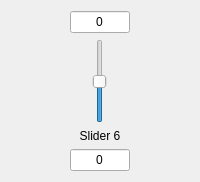
        <widget class="QWidget" name="wgt_sld_6" native="true">
         <property name="sizePolicy">
          <sizepolicy hsizetype="Minimum" vsizetype="Preferred">
           <horstretch>0</horstretch>
           <verstretch>0</verstretch>
          </sizepolicy>
         </property>
         <layout class="QGridLayout" name="gridLayout_7">
          <property name="sizeConstraint">
           <enum>QLayout::SetMinimumSize</enum>
          </property>
          <item row="1" column="0">
           <layout class="QVBoxLayout" name="verticalLayout_6">
            <item alignment="Qt::AlignHCenter">
             <widget class="QSlider" name="slider6">
              <property name="minimum">
               <number>-30</number>
              </property>
              <property name="maximum">
               <number>30</number>
              </property>
              <property name="singleStep">
               <number>1</number>
              </property>
              <property name="value">
               <number>0</number>
              </property>
              <property name="orientation">
               <enum>Qt::Vertical</enum>
              </property>
             </widget>
            </item>
            <item>
             <widget class="QLabel" name="label_slider6">
              <property name="sizePolicy">
               <sizepolicy hsizetype="Minimum" vsizetype="Preferred">
                <horstretch>0</horstretch>
                <verstretch>0</verstretch>
               </sizepolicy>
              </property>
              <property name="text">
               <string>Slider 6</string>
              </property>
              <property name="alignment">
               <set>Qt::AlignCenter</set>
              </property>
             </widget>
            </item>
           </layout>
          </item>
          <item row="2" column="0">
           <widget class="QLineEdit" name="lnEdit_freq_slider_6">
            <property name="sizePolicy">
             <sizepolicy hsizetype="Minimum" vsizetype="Fixed">
              <horstretch>0</horstretch>
              <verstretch>0</verstretch>
             </sizepolicy>
            </property>
            <property name="minimumSize">
             <size>
              <width>50</width>
              <height>0</height>
             </size>
            </property>
            <property name="maximumSize">
             <size>
              <width>60</width>
              <height>16777215</height>
             </size>
            </property>
            <property name="inputMask">
             <string/>
            </property>
            <property name="text">
             <string>0</string>
            </property>
            <property name="alignment">
             <set>Qt::AlignCenter</set>
            </property>
            <property name="readOnly">
             <bool>true</bool>
            </property>
           </widget>
          </item>
          <item row="0" column="0">
           <widget class="QLineEdit" name="lnEdit_gain_slider_6">
            <property name="sizePolicy">
             <sizepolicy hsizetype="Minimum" vsizetype="Fixed">
              <horstretch>0</horstretch>
              <verstretch>0</verstretch>
             </sizepolicy>
            </property>
            <property name="minimumSize">
             <size>
              <width>50</width>
              <height>0</height>
             </size>
            </property>
            <property name="maximumSize">
             <size>
              <width>60</width>
              <height>16777215</height>
             </size>
            </property>
            <property name="text">
             <string>0</string>
            </property>
            <property name="alignment">
             <set>Qt::AlignCenter</set>
            </property>
            <property name="readOnly">
             <bool>true</bool>
            </property>
           </widget>
          </item>
         </layout>
        </widget>
